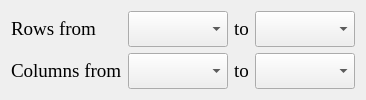
             <widget class="QWidget" name="tab_YValues">
              <attribute name="title">
               <string>Y Values</string>
              </attribute>
              <layout class="QGridLayout" name="gridLayout_8">
               <item row="0" column="2">
                <widget class="QLabel" name="label_Yrowto">
                 <property name="font">
                  <font>
                   <family>Times New Roman</family>
                   <pointsize>14</pointsize>
                  </font>
                 </property>
                 <property name="text">
                  <string>to</string>
                 </property>
                </widget>
               </item>
               <item row="0" column="1">
                <widget class="QComboBox" name="combo_Yrowfrom">
                 <property name="sizePolicy">
                  <sizepolicy hsizetype="Expanding" vsizetype="Expanding">
                   <horstretch>0</horstretch>
                   <verstretch>0</verstretch>
                  </sizepolicy>
                 </property>
                 <property name="font">
                  <font>
                   <family>Times New Roman</family>
                   <pointsize>14</pointsize>
                  </font>
                 </property>
                </widget>
               </item>
               <item row="0" column="3">
                <widget class="QComboBox" name="combo_Yrowto">
                 <property name="sizePolicy">
                  <sizepolicy hsizetype="Expanding" vsizetype="Expanding">
                   <horstretch>0</horstretch>
                   <verstretch>0</verstretch>
                  </sizepolicy>
                 </property>
                 <property name="font">
                  <font>
                   <family>Times New Roman</family>
                   <pointsize>14</pointsize>
                  </font>
                 </property>
                 <property name="currentIndex">
                  <number>0</number>
                 </property>
                 <item>
                  <property name="text">
                   <string/>
                  </property>
                 </item>
                 <item>
                  <property name="text">
                   <string/>
                  </property>
                 </item>
                </widget>
               </item>
               <item row="1" column="3">
                <widget class="QComboBox" name="combo_Ycolto">
                 <property name="sizePolicy">
                  <sizepolicy hsizetype="Expanding" vsizetype="Expanding">
                   <horstretch>0</horstretch>
                   <verstretch>0</verstretch>
                  </sizepolicy>
                 </property>
                 <property name="font">
                  <font>
                   <family>Times New Roman</family>
                   <pointsize>14</pointsize>
                  </font>
                 </property>
                </widget>
               </item>
               <item row="1" column="1">
                <widget class="QComboBox" name="combo_Ycolfrom">
                 <property name="sizePolicy">
                  <sizepolicy hsizetype="Expanding" vsizetype="Expanding">
                   <horstretch>0</horstretch>
                   <verstretch>0</verstretch>
                  </sizepolicy>
                 </property>
                 <property name="font">
                  <font>
                   <family>Times New Roman</family>
                   <pointsize>14</pointsize>
                  </font>
                 </property>
                </widget>
               </item>
               <item row="1" column="2">
                <widget class="QLabel" name="label_Ycolto">
                 <property name="sizePolicy">
                  <sizepolicy hsizetype="Fixed" vsizetype="Preferred">
                   <horstretch>0</horstretch>
                   <verstretch>0</verstretch>
                  </sizepolicy>
                 </property>
                 <property name="font">
                  <font>
                   <family>Times New Roman</family>
                   <pointsize>14</pointsize>
                  </font>
                 </property>
                 <property name="text">
                  <string>&lt;html&gt;&lt;head/&gt;&lt;body&gt;&lt;p&gt;to&lt;/p&gt;&lt;/body&gt;&lt;/html&gt;</string>
                 </property>
                </widget>
               </item>
               <item row="0" column="0">
                <widget class="QLabel" name="label_Yrows">
                 <property name="font">
                  <font>
                   <family>Times New Roman</family>
                   <pointsize>14</pointsize>
                  </font>
                 </property>
                 <property name="text">
                  <string>Rows from</string>
                 </property>
                </widget>
               </item>
               <item row="1" column="0">
                <widget class="QLabel" name="label_Ycols">
                 <property name="sizePolicy">
                  <sizepolicy hsizetype="Fixed" vsizetype="Fixed">
                   <horstretch>0</horstretch>
                   <verstretch>0</verstretch>
                  </sizepolicy>
                 </property>
                 <property name="font">
                  <font>
                   <family>Times New Roman</family>
                   <pointsize>14</pointsize>
                  </font>
                 </property>
                 <property name="text">
                  <string>&lt;html&gt;&lt;head/&gt;&lt;body&gt;&lt;p&gt;Columns from&lt;/p&gt;&lt;/body&gt;&lt;/html&gt;</string>
                 </property>
                </widget>
               </item>
              </layout>
             </widget>
